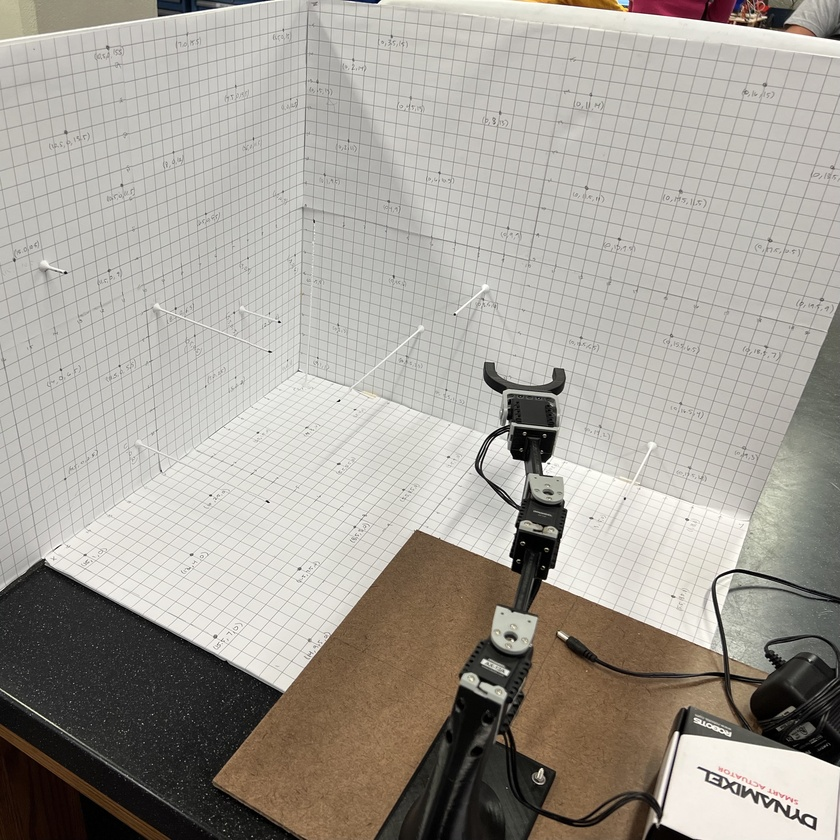
#> input picture catkin_ws/src/DLT/left_with_robot.jpg, 840 x 840 px, shrunk from 3021 x 3021 before the run, found by its file name
$ python DLT.py
#> lines starting #> are read from the running program, lines starting #| are printed output that depends on the picture; after the words box and inside, x2 and y2 are one past the last pixel; in counts of white or black regions, pixels touching at a corner belong together
import cv2
import numpy as np
import os
from numpy import matlib

"""
DLT class

Takes in file paths to two images, a left and right view of a scene, and a number of points to use for calibration (defaults to 7).

If the scene has never been calibrated, run the getCalibrationPoints method. This will open a window for each image, and allow you to click on the points to use for calibration. The points should be clicked in the same order in both images. Select a calibration point and then press space bar to confirm the choice. FIXME: add a marker to the selected point before confirming. You are then prompted to enter the physical xyz coordinates for the same points. The solveLR method is then called by the function and the calibration is complete.

Running the getXYZ method will open a window for the left and right images. Select the same point in both images. Remember to press space after selecting the point in each image. The xyz coordinates of the point are then returned.

If wanted, run the DLT_Save_To_File method to save the calibration data to a file. This will save the calibration data to a file corresponding to the names of the images used. This file can then be used to load the calibration data for future use with the DLT_Load_From_File method.

The origin is at the bottom corner of the grid boards where all three meet with positive Z going up positive x on the left and positive y on the right as you look at the images. This means all objects are in the positive x, y, and z (octant 1)

"""


class DLT:
    def __init__(self, left_img, right_img, numPoints=7):
        self.left = left_img
        self.right = right_img
        self.numPoints = numPoints
        self.uL = np.array([])
        self.vL = np.array([])
        self.uR = np.array([])
        self.vR = np.array([])
        self.X = -1
        self.Y = -1
        self.calibrationPointsXYZ = np.zeros((self.numPoints, 3))

    # Function to get uL, vL, uR, vR, calibrationPointsXYZ from a file
    def DLT_Load_From_File(self, filename):

        # Open file
        f = open(filename, "r")
#> (reads DLT_Data/left_with_robot_right_with_robot.txt from the repository)

        # Read in uL, vL, uR, vR, calibrationPointsXYZ
        self.uL = np.array([float(x) for x in f.readline().split()])
        self.vL = np.array([float(x) for x in f.readline().split()])
        self.uR = np.array([float(x) for x in f.readline().split()])
        self.vR = np.array([float(x) for x in f.readline().split()])
        self.calibrationPointsXYZ = np.array(
            [[float(x) for x in f.readline().split()] for i in range(self.numPoints)]
        )

        # Close file
        f.close()
        self.solveLR()

    # Function to save uL, vL, uR, vR, calibrationPointsXYZ to a file in a subfolder called DLT_Data with filename taken from the image file names
    # [122 lines left out: functions DLT_Save_To_File, getCalibrationPoints, loadCalibrationPoints, not called in this run]

    # Solve for L and R
    def solveLR(self):
        self.tu = matlib.repmat(np.array([1, 0, 0, 0, 0]), self.numPoints, 1)
        self.tv = matlib.repmat(np.array([0, 0, 0, 0]), self.numPoints, 1)
        self.tv2 = matlib.repmat(np.array([1]), self.numPoints, 1)

        self.XL = np.hstack(
            (
                self.calibrationPointsXYZ,
                self.tu,
                (-self.uL * self.calibrationPointsXYZ.conj().T[0, :]).reshape(
                    self.numPoints, 1
                ),
                (-self.uL * self.calibrationPointsXYZ.conj().T[1, :]).reshape(
                    self.numPoints, 1
                ),
                (-self.uL * self.calibrationPointsXYZ.conj().T[2, :]).reshape(
                    self.numPoints, 1
                ),
            )
        )
        self.XL = np.hstack(
            (
                self.calibrationPointsXYZ,
                self.tu,
                (-self.uL * self.calibrationPointsXYZ.conj().T[0, :]).reshape(
                    self.numPoints, 1
                ),
                (-self.uL * self.calibrationPointsXYZ.conj().T[1, :]).reshape(
                    self.numPoints, 1
                ),
                (-self.uL * self.calibrationPointsXYZ.conj().T[2, :]).reshape(
                    self.numPoints, 1
                ),
            )
        )
        self.YL = np.hstack(
            (
                self.tv,
                self.calibrationPointsXYZ,
                self.tv2,
                (-self.vL * self.calibrationPointsXYZ.conj().T[0, :]).reshape(
                    self.numPoints, 1
                ),
                (-self.vL * self.calibrationPointsXYZ.conj().T[1, :]).reshape(
                    self.numPoints, 1
                ),
                (-self.vL * self.calibrationPointsXYZ.conj().T[2, :]).reshape(
                    self.numPoints, 1
                ),
            )
        )

        self.XR = np.hstack(
            (
                self.calibrationPointsXYZ,
                self.tu,
                (-self.uR * self.calibrationPointsXYZ.conj().T[0, :]).reshape(
                    self.numPoints, 1
                ),
                (-self.uR * self.calibrationPointsXYZ.conj().T[1, :]).reshape(
                    self.numPoints, 1
                ),
                (-self.uR * self.calibrationPointsXYZ.conj().T[2, :]).reshape(
                    self.numPoints, 1
                ),
            )
        )
        self.YR = np.hstack(
            (
                self.tv,
                self.calibrationPointsXYZ,
                self.tv2,
                (-self.vR * self.calibrationPointsXYZ.conj().T[0, :]).reshape(
                    self.numPoints, 1
                ),
                (-self.vR * self.calibrationPointsXYZ.conj().T[1, :]).reshape(
                    self.numPoints, 1
                ),
                (-self.vR * self.calibrationPointsXYZ.conj().T[2, :]).reshape(
                    self.numPoints, 1
                ),
            )
        )

        self.FL = np.vstack((self.XL[0, :], self.YL[0, :]))
        self.gL = np.vstack((self.uL[0], self.vL[0]))

        self.FR = np.vstack((self.XR[0, :], self.YR[0, :]))
        self.gR = np.vstack((self.uR[0], self.vR[0]))

        for i in range(1, self.numPoints):
            self.gL = np.vstack((self.gL, self.uL[i], self.vL[i]))
            self.FL = np.vstack((self.FL, self.XL[i, :], self.YL[i, :]))

            self.gR = np.vstack((self.gR, self.uR[i], self.vR[i]))
            self.FR = np.vstack((self.FR, self.XR[i, :], self.YR[i, :]))

        self.L = np.linalg.solve(self.FL.conj().T @ self.FL, self.FL.conj().T @ self.gL)
        self.R = np.linalg.solve(self.FR.conj().T @ self.FR, self.FR.conj().T @ self.gR)

    # Shows left and right images with calibration points and their calculated coordinates
    def showCalibrationPoints(self):

        # Do left image calibration points
        for i in range(self.numPoints):

            left = cv2.imread(self.left)
#> left is the input picture: shape (840, 840, 3); mean B, G, R 152.3, 160.1, 164.9
            cv2.imshow("left", left)
            cv2.setMouseCallback("left", self.mousePoints)

            for j in range(self.uL.shape[0]):
                cv2.circle(
                    left, (int(self.uL[j]), int(self.vL[j])), 5, (0, 0, 255), -1
                )
                xyz =self.calcXYZBasedOnPixels(self.uL[j], self.vL[j], self.uR[j], self.vR[j]).reshape(3,1)
                x = round(xyz[0][0]* 2.54,3)
                y = round(xyz[1][0] * 2.54, 3)
                z = round(xyz[2][0] * 2.54, 3)
                xr = self.calibrationPointsXYZ[j][0] * 2.54
                yr = self.calibrationPointsXYZ[j][1] * 2.54
                zr = self.calibrationPointsXYZ[j][2] * 2.54
                cv2.putText(
                left,
                f"{x, y, z}",
                (int(self.uL[j]) + 10, int(self.vL[j])),
                cv2.FONT_HERSHEY_DUPLEX,
                .9,
                (93, 46, 0),
                2,
                )
                cv2.putText(
                left,
                f"{xr, yr, zr}",
                (int(self.uL[j]) + 10, int(self.vL[j])+30),
                cv2.FONT_HERSHEY_DUPLEX,
                .9,
                (93, 46, 0),
                2,
            )

            cv2.imshow("left", left)

        # Do right image calibration points
        for i in range(self.numPoints):

            right = cv2.imread(self.right)
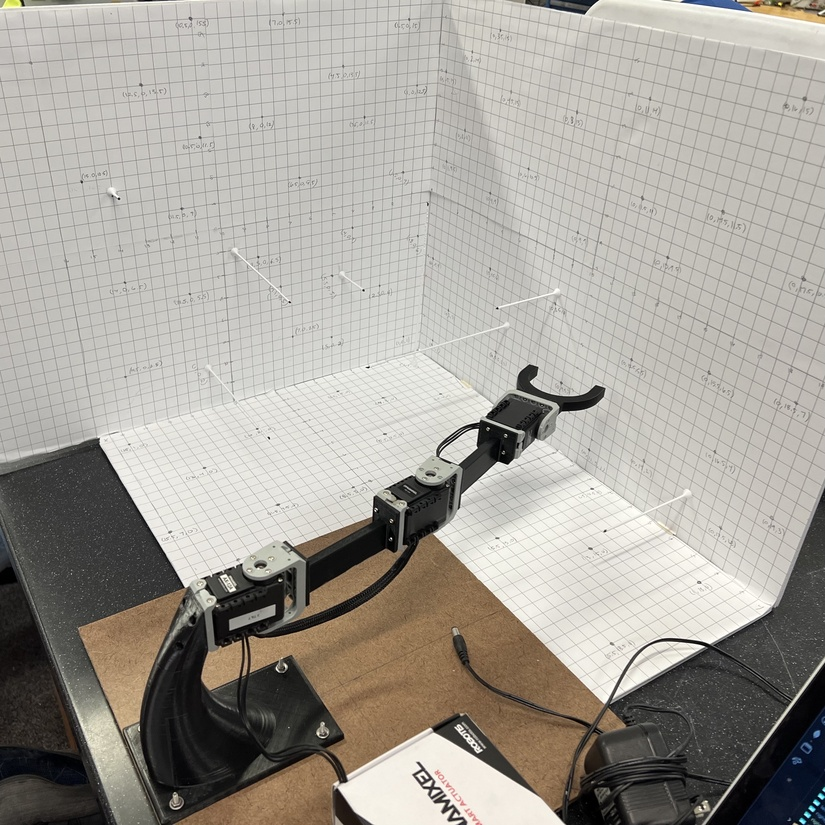
#> input picture catkin_ws/src/DLT/right_with_robot.jpg, 825 x 825 px, shrunk from 2966 x 2966 before the run, found by its file name
#> right is the input picture: shape (825, 825, 3); mean B, G, R 153.5, 160.8, 164.9
            cv2.imshow("right", right)
            cv2.setMouseCallback("right", self.mousePoints)

            for j in range(self.uL.shape[0]):
                cv2.circle(
                    right, (int(self.uR[j]), int(self.vR[j])), 5, (0, 0, 255), -1
                )
                xyz =self.calcXYZBasedOnPixels(self.uL[j], self.vL[j], self.uR[j], self.vR[j]).reshape(3,1)
                x = round(xyz[0][0]* 2.54,3)
                y = round(xyz[1][0] * 2.54, 3)
                z = round(xyz[2][0] * 2.54, 3)
                xr = self.calibrationPointsXYZ[j][0] * 2.54
                yr = self.calibrationPointsXYZ[j][1] * 2.54
                zr = self.calibrationPointsXYZ[j][2] * 2.54
                # print(x,y,z)
                cv2.putText(
                right,
                f"{x, y, z}",
                (int(self.uR[j]) + 10, int(self.vR[j])),
                cv2.FONT_HERSHEY_DUPLEX,
                .9,
                (93, 46, 0),
                2,
            )
                cv2.putText(
                right,
                f"{xr, yr, zr}",
                (int(self.uR[j]) + 10, int(self.vR[j])+30),
                cv2.FONT_HERSHEY_DUPLEX,
                .9,
                (93, 46, 0),
                2,
            )
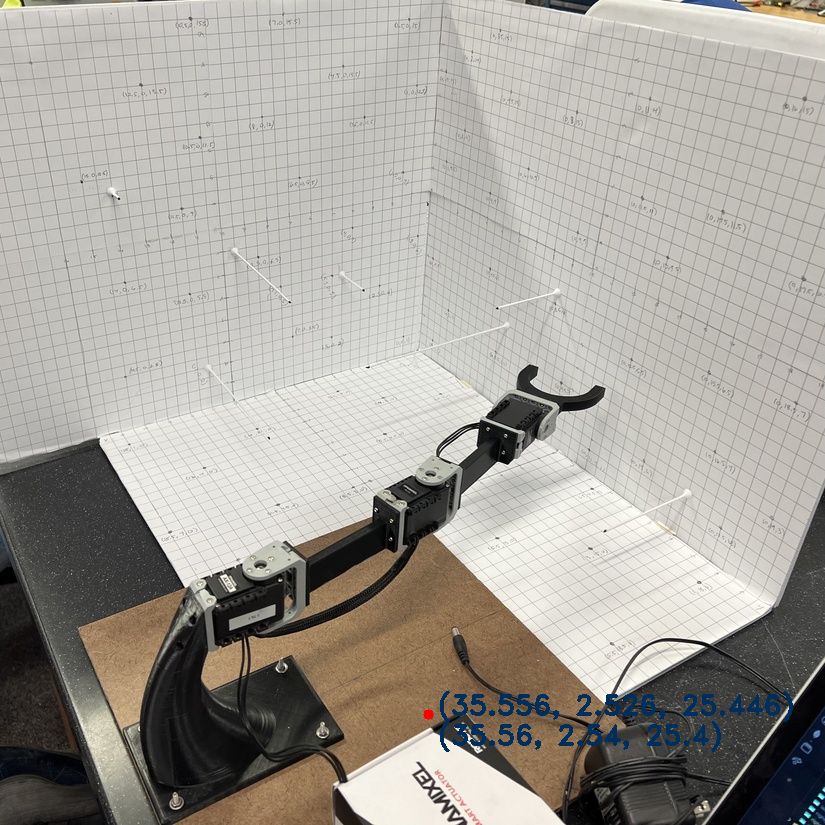
#> right: shape (825, 825, 3); 0.78% of pixels changed, all inside (x1, y1, x2, y2) = (423, 691, 793, 752)

            cv2.imshow("right", right)

        k = cv2.waitKey(0) & 0xFF
#> (key Esc is pressed here)

        if k == 27:
            return


    def calcXYZBasedOnPixels(self, UL, VL, UR, VR):

        Q = np.array(
            [
                [
                    self.L[0] - self.L[8] * UL,
                    self.L[1] - self.L[9] * UL,
                    self.L[2] - self.L[10] * UL,
                ],
                [
                    self.L[4] - self.L[8] * VL,
                    self.L[5] - self.L[9] * VL,
                    self.L[6] - self.L[10] * VL,
                ],
                [
                    self.R[0] - self.R[8] * UR,
                    self.R[1] - self.R[9] * UR,
                    self.R[2] - self.R[10] * UR,
                ],
                [
                    self.R[4] - self.R[8] * VR,
                    self.R[5] - self.R[9] * VR,
                    self.R[6] - self.R[10] * VR,
                ],
            ]
        ).reshape(4, 3)

        q = np.array(
            [[UL - self.L[3]], [VL - self.L[7]], [UR - self.R[3]], [VR - self.R[7]]]
        ).reshape(4, 1)

        # Calculates xyz values
        a_xyz = np.linalg.inv(Q.T @ Q) @ Q.T @ q

        return a_xyz


    # Get coordinates of a point of interest from the image
    # [80 lines left out: functions getXYZ, mousePoints, not called in this run]


if __name__ == "__main__":

    # ENTER FULL PATH TO IMAGES
    left_path = '/Users/ikas/Documents/ME 537/Robotics_Final_Project/catkin_ws/src/DLT/left_with_robot.jpg'
    right_path = '/Users/ikas/Documents/ME 537/Robotics_Final_Project/catkin_ws/src/DLT/right_with_robot.JPG'

    # Calibration data for provided images to test the code
    # uL = np.array([1914,  539, 1781, 1423, 1271, 2028, 2184])
    # vL = np.array([ 654,  360, 1947, 1082, 1564, 1333, 2069])
    # uR = np.array([1528,  285,  801, 1009,  664, 1428, 1428])
    # vR = np.array([ 636,  314, 1734,  984, 1353, 1303, 1303])
    # calibrationPointsXYZ = np.array([[0, 9, 9],
    #                                 [12.5, 0, 13.5],
    #                                 [12.5, 14, 0],
    #                                 [5.5, 5.5, 4.8],
    #                                 [11.5, 7.5, 1.7],
    #                                 [3.5, 12.5, 2.4],
    #                                 [13, 18, .75]])


    # dltobj.calibrate()
    dltobj = DLT(left_path, right_path, 10)
    # dltobj.loadCalibrationPoints(uL, vL, uR, vR, calibrationPointsXYZ)

    dltobj.DLT_Load_From_File('/Users/ikas/Documents/ME 537/Robotics_Final_Project/DLT_Data/left_with_robot_right_with_robot.txt')
    # dltobj.getCalibrationPoints()

    dltobj.showCalibrationPoints()

    # [7 lines of commented-out code are left out]
